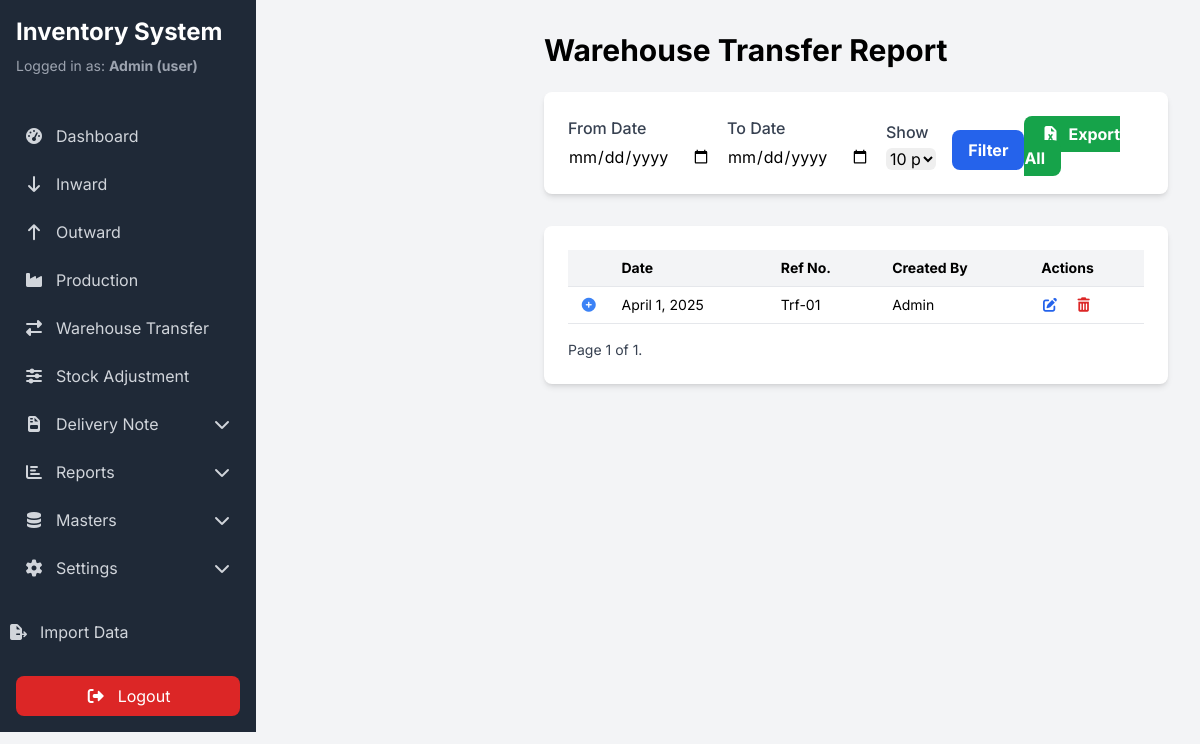
The page /report/transfer/ (signed in) on the database as committed earlier.
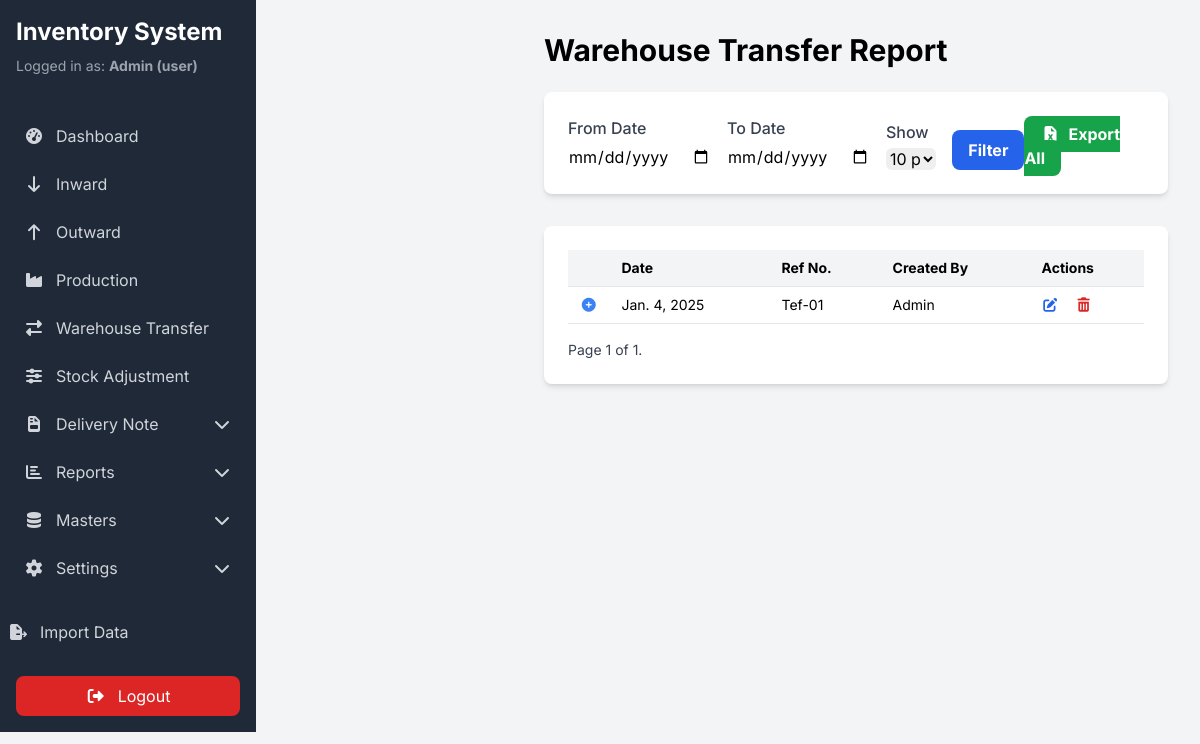
The same page on the database as committed later.
### inventory/models.py (models this page shows, shortened)
class WarehouseTransferHeader(models.Model):
    date = models.DateField()
    reference_no = models.CharField(max_length=50, unique=True)
    remarks = models.TextField(blank=True, null=True)
    created_by = models.ForeignKey(settings.AUTH_USER_MODEL, on_delete=models.SET_NULL, null=True, related_name='transfers')
    created_at = models.DateTimeField(auto_now_add=True)

class User(AbstractUser):
    ROLE_CHOICES = (
        ('admin', 'Admin'),
        ('user', 'User'),
    )
    role = models.CharField(max_length=20, choices=ROLE_CHOICES, default='user')
    can_edit = models.BooleanField(default=True)
    can_delete = models.BooleanField(default=False)

### inventory/views.py (the view, shortened to what this page needs)
# urls.py: path('report/transfer/', WarehouseTransferReportView.as_view(), name='warehouse_transfer_report'),
class WarehouseTransferReportView(LoginRequiredMixin, View):
    def get(self, request):
        start_date = request.GET.get('start_date')
        end_date = request.GET.get('end_date')
        per_page = request.GET.get('per_page', 10)
        transfer_headers = WarehouseTransferHeader.objects.select_related(
            'created_by'
        ).prefetch_related(
            'items', 'items__item', 'items__from_warehouse', 'items__to_warehouse'
        ).all().order_by('-date')
        if start_date:
            transfer_headers = transfer_headers.filter(date__gte=start_date)
        if end_date:
            transfer_headers = transfer_headers.filter(date__lte=end_date)
        paginator = Paginator(transfer_headers, per_page)
        page_number = request.GET.get('page')
        transfer_page = paginator.get_page(page_number)
        context = {
            'transactions': transfer_page,
            'per_page': per_page,
            'start_date': start_date,
            'end_date': end_date
        }
        return render(request, 'inventory/warehouse_transfer_report.html', context)

### inventory/templates/inventory/warehouse_transfer_report.html (shortened to what this page needs)
{% extends "inventory/base.html" %}
{% block content %}
<div class="flex justify-between items-center mb-6">
    <h2 class="text-3xl font-bold">Warehouse Transfer Report</h2>
</div>
<div class="bg-white p-6 rounded-lg shadow-md mb-8">
    <div class="flex justify-between items-end">
        <form method="get" class="flex items-end space-x-4">
            <div>
                <label for="start_date" class="block font-medium text-gray-700">From Date</label>
                <input type="date" name="start_date" value="{{ start_date|default:'' }}" class="mt-1 block w-full border-gray-300 rounded-md">
            </div>
            <div>
                <label for="end_date" class="block font-medium text-gray-700">To Date</label>
                <input type="date" name="end_date" value="{{ end_date|default:'' }}" class="mt-1 block w-full border-gray-300 rounded-md">
            </div>
            <div>
                <label for="per_page" class="block font-medium text-gray-700">Show</label>
                <select name="per_page" id="per_page" onchange="this.form.submit()" class="mt-1 block w-full border-gray-300 rounded-md">
                    <option value="10" {% if per_page == '10' %}selected{% endif %}>10 per page</option>
                </select>
            </div>
            <button type="submit" class="bg-blue-600 text-white font-bold py-2 px-4 rounded-lg hover:bg-blue-700">Filter</button>
        </form>
        <div>
            <a href="?{{ request.GET.urlencode }}&export=csv" class="bg-green-600 text-white font-bold py-2 px-4 rounded-lg hover:bg-green-700">
                <i class="fas fa-file-excel mr-2"></i>Export All
            </a>
        </div>
    </div>
</div>
<div class="bg-white p-6 rounded-lg shadow-md overflow-x-auto">
    <table class="min-w-full bg-white text-sm">
        <thead class="bg-gray-100">
            <tr>
                <th class="py-2 px-3 border-b text-left w-8"></th>
                <th class="py-2 px-3 border-b text-left">Date</th>
                <th class="py-2 px-3 border-b text-left">Ref No.</th>
                <th class="py-2 px-3 border-b text-left">Created By</th>
                <th class="py-2 px-3 border-b text-left">Actions</th>
            </tr>
        </thead>
        <tbody>
            {% for header in transactions %}
            <tr class="hover:bg-gray-50">
                <td class="py-2 px-3 border-b text-center">
                    <button class="toggle-details text-blue-500 hover:text-blue-700" title="Show/Hide Items">
                        <i class="fas fa-plus-circle"></i>
                    </button>
                </td>
                <td class="py-2 px-3 border-b">{{ header.date }}</td>
                <td class="py-2 px-3 border-b">{{ header.reference_no }}</td>
                <td class="py-2 px-3 border-b">{{ header.created_by.username }}</td>
                <td class="py-2 px-3 border-b whitespace-nowrap">
                    <a href="{% url 'warehouse_transfer_edit' header.pk %}" class="text-blue-600 hover:text-blue-800 mr-3" title="Edit"><i class="fas fa-edit"></i></a>
                    <a href="{% url 'warehouse_transfer_delete' header.pk %}" class="text-red-600 hover:text-red-800" title="Delete"><i class="fas fa-trash-alt"></i></a>
                </td>
            </tr>
            {% empty %}
            <tr><td colspan="5" class="py-4 text-center text-gray-500">No transfers found.</td></tr>
            {% endfor %}
        </tbody>
    </table>
    <div class="mt-4 flex justify-between items-center">
        <span class="text-sm text-gray-700">
            Page {{ transactions.number }} of {{ transactions.paginator.num_pages }}.
        </span>
    </div>
</div>
{% endblock %}

Rows that differ between the two databases and show on the page:
changed WarehouseTransferHeader "Admin": date "April 1, 2025" → "Jan. 4, 2025"; reference_no "Trf-01" → "Tef-01"
